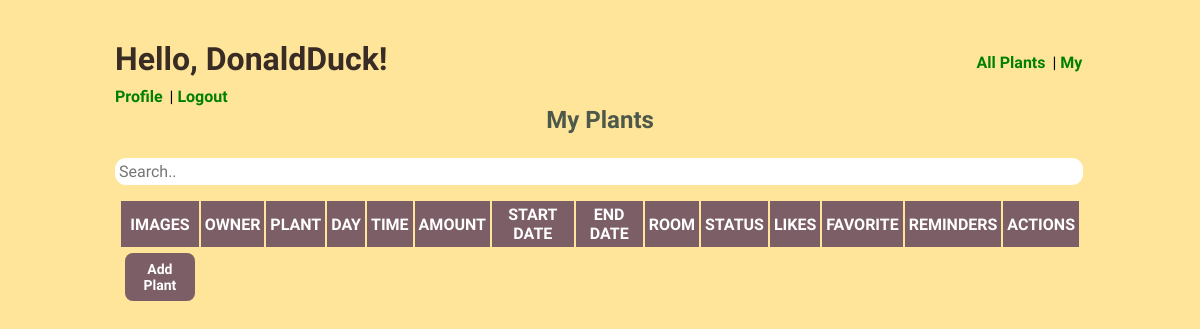
/plants (signed in), run on an earlier commit of the app's database.
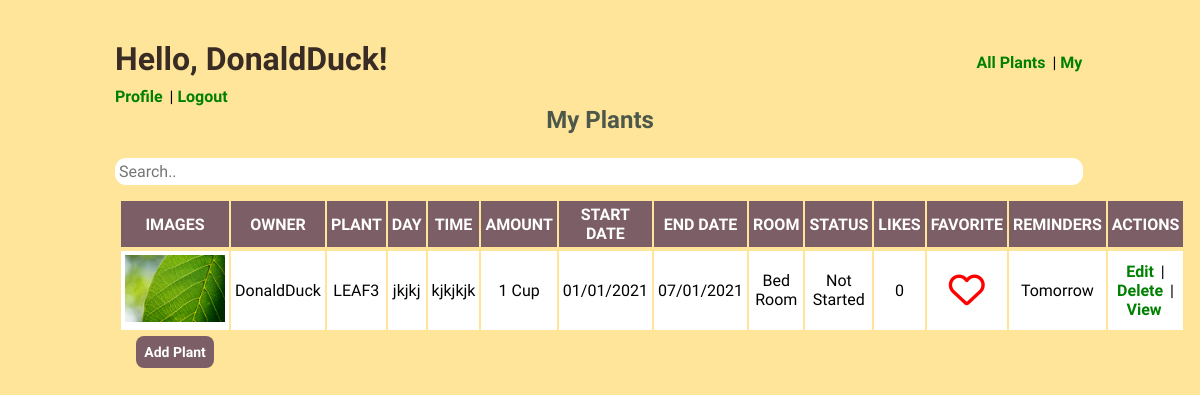
And on a later commit of the database.
### water_plant_app/models.py (models this page shows)
class User(models.Model):
    first_name = models.CharField(max_length = 255)
    last_name = models.CharField(max_length = 255)
    email = models.CharField(max_length = 255)
    password = models.CharField(max_length = 255)
    created_at = models.DateTimeField(auto_now_add = True)
    updated_at = models.DateTimeField(auto_now = True)
    objects = UserManager()

class Plant(models.Model):
    plants = models.CharField(max_length = 255)
    day = models.CharField(max_length = 140)
    time = models.CharField(max_length = 140)
    quantity = models.CharField(max_length = 14)
    start_date = models.DateTimeField(null = True)
    end_date = models.DateTimeField(null = True)
    description = models.TextField()
    finished = models.CharField(max_length = 5, null = True)
    user_likes = models.ManyToManyField(User, related_name='liked_plant')  # ManyUsersLikeManyPlants and ManyPlantsAreLikedbyManyUsers
    favorites = models.ManyToManyField(User, related_name = 'user_favorite')
    owner = models.ForeignKey(User, related_name = 'plant_owner', on_delete = models.CASCADE)
    img = models.ImageField(upload_to = "img/", null = True, blank = True)
    room = models.CharField(max_length = 140, null = True)
    created_at = models.DateTimeField(auto_now_add = True)
    updated_at = models.DateTimeField(auto_now = True)
    objects = PlantManager()

### water_plant_app/views.py (the view)
# urls.py: path('plants', views.plants),
def plants(request):
    if 'user_id' not in request.session:
        messages.error(request, "Need to register or login buddy!")
        return redirect('/')
    user = User.objects.get(id=request.session['user_id'])
    plants = Plant.objects.all()
    context = {
        'user':user,
        'all_plants':plants,
    }
    return render(request, 'plants.html', context)

### water_plant_app/templates/plants.html (shortened to what this page needs)
<!DOCTYPE html>
<html lang="en">
<head>
    {% load static %}
    <link rel="stylesheet" href="{% static 'CSS/style.css' %}">
</head>
<body>
    <div id="all">
        <h1 class="title">Hello, {{user.first_name}}! </h1>  <span> <a class="link" href="/plants">All Plants</a> | <a class="link" href="/user/profile">My Profile</a> | <a class="link" href="/logout">Logout</a> </span>
        <h2 class="sub-title">My Plants</h2>
        <input id="plantSearch" type="text" placeholder="Search..">
        <table>
            <tr>
                <th>Images</th>
                <th>Owner</th>
                <th>Plant</th>
                <th>Day</th>
                <th>Time</th>
                <th>Amount</th>
                <th>Start Date</th>
                <th>End Date</th>
                <th>Room</th>
                <th>Status</th>
                <th>Likes</th>
                <th>Favorite</th>
                <th>Reminders</th>
                <th>Actions</th>
            </tr>
            {% for plants in all_plants %}
                <tr>
                    <tbody id="plantTable">
                        <td>
                            {% if plants.img %}
                                <img class="img" src="{{plants.img.url}}">
                            {% endif %}
                        </td>
                        <td>{{plants.owner.first_name}}</td>
                        <td>{{plants.plants}}</td>
                        <td>{{plants.day}}</td>
                        <td>{{plants.time}}</td>
                        <td>{{plants.quantity}}</td>
                        <td>{{plants.start_date | date:"SHORT_DATE_FORMAT"}}</td>
                        <td>{{plants.end_date | date:"SHORT_DATE_FORMAT"}}</td>
                        <td>{{plants.room}}</td>
                        <td>{{plants.finished}}</td>
                        <td>{{plants.user_likes.count}}</td>
                        <td>
                            {% if user not in plants.favorites.all %}
                                <a href="/plant/{{plants.id}}/favorite"><i class="far fa-heart"></i></a>
                            {% endif %}
                        </td>
                        <td>Tomorrow</td>
                        <td>
                            {% if plants.owner == user %}
                                <a class="link" href="/plant/edit/{{plants.id}}">Edit</a> |
                                <a class="link" href="/plant/delete/{{plants.id}}">Delete</a> |
                            {% endif %}
                            <a class="link" href="/plant/{{plants.id}}">View</a>
                        </td>
            {% endfor %}
                    </tbody>
            </tr>
            <tr>
                <td class="no-border-button">
                    <form action="/plants/form" method="post">
                        <button type="submit">Add Plant</button>
                    </form>
                </td>
            </tr>
        </table>
    </div>
</body>
</html>

### water_plant_app/static/CSS/style.css (style rules this page uses)
* { padding:0; margin:0; font-family:'Open Sans Condensed', sans-serif; }
body { background:#FFE599; }
.img { width:100px; }
#all, #add { width:970px; height:auto; margin:0 auto; margin-top:40px; }
td i { color:red; font-size: 36px; text-align: center; }
a { color:#382C25; }
.link { margin-right:3px; color:green; }
table { width:100%; padding:4px; }
#plantSearch { width:99%; padding:4px; border:none; }
table button { padding:8px; border:none; font-weight: bold; border-radius: 8px; font-size:14px; }
td { margin-left:20px; padding: 4px; text-align: center; background:white; }
a { font-weight: bold; }
.no-border-button { background:none; text-align: middle; }
th { padding: 4px; text-align: center; background: #7C5E67; color:white; margin-bottom:2px; font-weight: bold; text-transform: uppercase; }
.title { display:inline-block; vertical-align: middle; margin-right:585px; margin-bottom:9px; color:#382C25; }
.sub-title { text-align: center; margin-bottom:14px; color:#4D584B; }
form { margin: 0 auto; }
a { text-decoration: none; font-weight: bold; }
input { margin-top:10px; margin-bottom:10px; font-size:16px; border-radius: 11px; }
button { background:#7C5E67; color:white; font-weight: bold; cursor: pointer; }

What changed in the data, as far as the page shows it:
added Plant: img (picture), owner.first_name "DonaldDuck", plants "LEAF3", day "jkjkj", time "kjkjkjk", quantity "1 Cup", start_date "01/01/2021", end_date "07/01/2021", room "Bed Room", finished "Not Started", user_likes.count "0"
